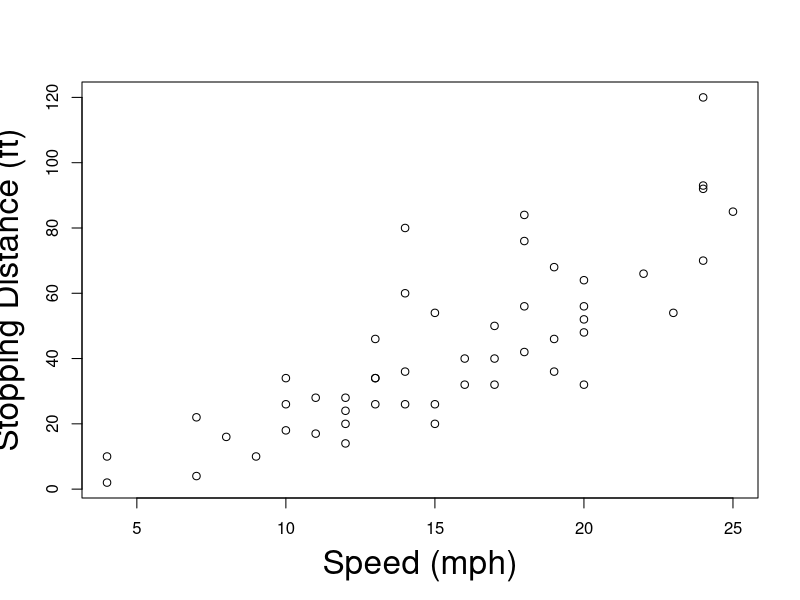

The R source for this figure:
###############
# Create a simple scatter plot of cars speed and stopping distances
# Christopher Gandrud
# 6 January 2012
###############

plot(x = cars$speed, y = cars$dist,
     xlab = "Speed (mph)",
     ylab = "Stopping Distance (ft)",
     cex.lab = 2)
